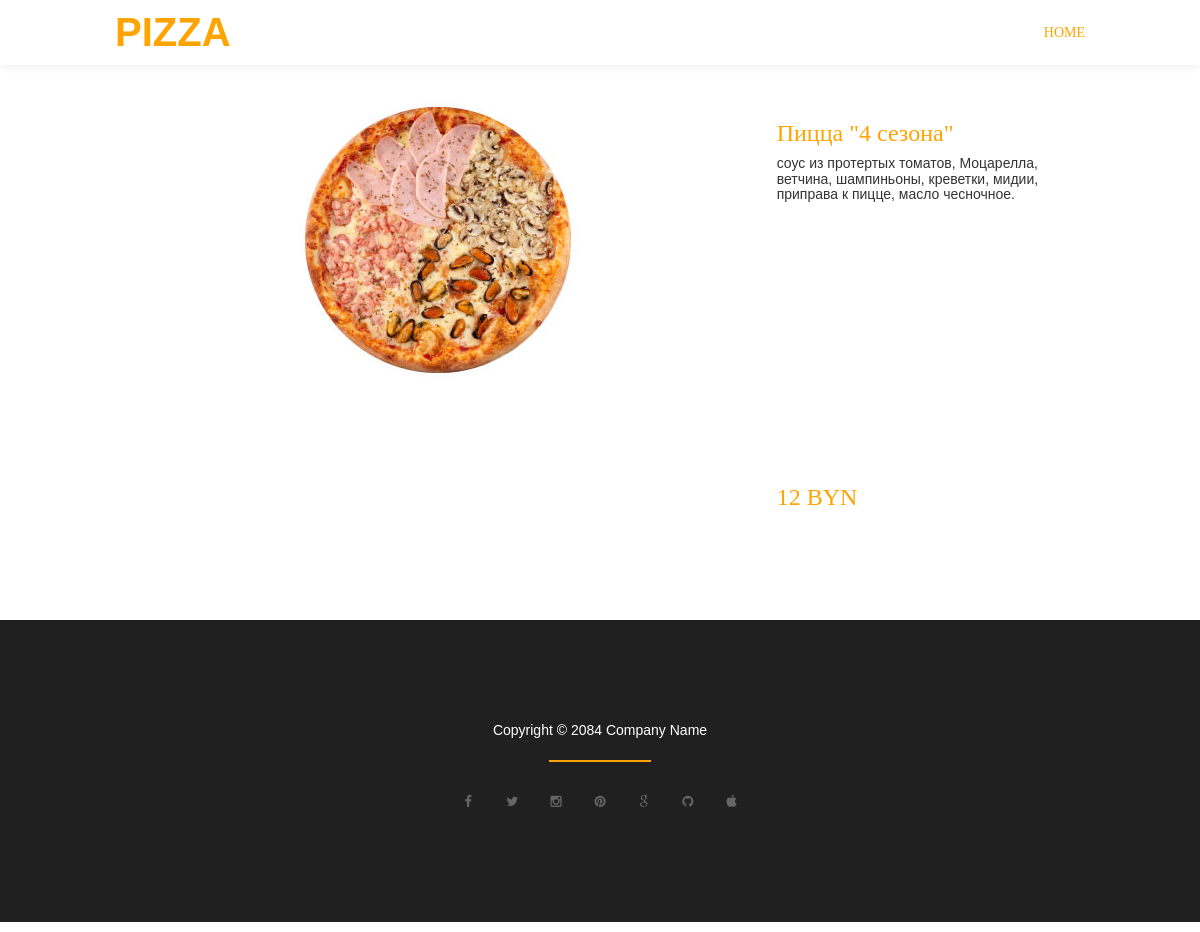
Page /pizza-4-season/ on the committed database.
### gallery/models.py (models this page shows, shortened)
class Pizza(models.Model):
    slug = models.SlugField(max_length=255, verbose_name='url', unique=True)
    title = models.CharField(max_length=250)
    description = models.TextField()
    price = models.IntegerField()
    image = models.ImageField(upload_to='pizza/photos/%Y/%m/%d/', verbose_name='Фото', blank=True)

### gallery/views.py (the view)
# urls.py: path('<str:slug>/', views.Detail_Pizza.as_view(), name='details'),
class Detail_Pizza(DetailView):
    model = Pizza
    template_name = 'details.html'
    context_object_name = 'pizza'

### gallery/templates/details.html (shortened to what this page needs)
{% extends 'base.html' %}
{% load static %}
{% block content %}
<div class="container">
    <div class="col-md-8" style="margin-top: 100px;
                                 margin-bottom: 100px;">
        <img src="{{pizza.image.url}}" class="img-responsive gallery-img" alt="Pizza 1"></div>
    <div class="col-md-4" style="margin-top: 100px;
                                 margin-bottom: 100px;
                                 height:420px;">
        <h3>{{pizza.title}}</h3>
        <h5>{{ pizza.description}}</h5>
        <div style="position: absolute;
                                    bottom: 0;">
            <h3>{{ pizza.price }} BYN</h3>
        </div>
    </div>
</div>
{% endblock %}

### Pizza/static/css/templatemo-style.css (style rules this page uses)
h1,h2, h3, h4, .navbar-default .navbar-nav li a, .navbar-default .navbar-nav>li>a:focus { color: #ffa400; font-family: 'Chewy', cursive; font-weight: 400; }
img { max-width: 100%; height: auto; }
@media (min-width: 768px) { .container { width: 700px; } }
@media (min-width: 992px) { .container { width: 900px; } }
@media (min-width: 1200px) { .container { width: 1000px; } }
.gallery-img { margin: 0 auto; }

### rows in the picture
Pizza: image (picture), title "Пицца \"4 сезона\"", description "соус из протертых томатов, Моцарелла, ветчина, шампиньоны, креветки, мидии, приправа к пицце, масло чесночное.", price "12"
